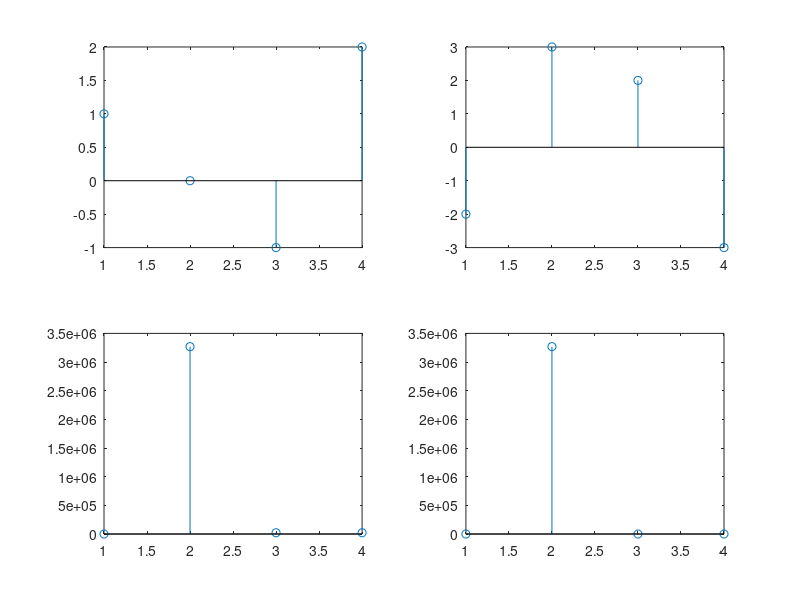

This figure's MATLAB source:
clc;
close all;
clear all;
% Check whether the system is Linear or Non-Linear

x1=[1,0,-1,2]; 
x2=[-2,3,2,-3];
a=input('Enter the value of a:');
b=input('Enter the value of b:');

y1=exp(a*x1);
y2=exp(b*x2);
y11=y1+y2;  %y=f(a*x1)+f(b*x2)
y12=exp(a*x1+b*x2);  %y=f(a*x1+b*x2)

subplot(2,2,1);
stem(x1);
subplot(2,2,2);
stem(x2);
subplot(2,2,3);
stem(y11);
subplot(2,2,4);
stem(y12);

if (abs(y11-y12)<=0.0001)
    then
    disp('The System is Linear');
else
    disp('The System is Non-Linear');
end;
